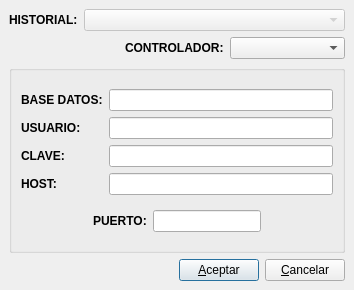
<ui version="4.0" >
 <author>José Manuel Díez Botella</author>
 <class>conexion</class>
 <widget class="QDialog" name="conexion" >
  <property name="geometry" >
   <rect>
    <x>0</x>
    <y>0</y>
    <width>354</width>
    <height>290</height>
   </rect>
  </property>
  <property name="windowTitle" >
   <string>Conexión con base de datos</string>
  </property>
  <layout class="QVBoxLayout" >
   <property name="spacing" >
    <number>6</number>
   </property>
   <property name="leftMargin" >
    <number>9</number>
   </property>
   <property name="topMargin" >
    <number>9</number>
   </property>
   <property name="rightMargin" >
    <number>9</number>
   </property>
   <property name="bottomMargin" >
    <number>9</number>
   </property>
   <item>
    <layout class="QHBoxLayout" >
     <property name="spacing" >
      <number>6</number>
     </property>
     <property name="leftMargin" >
      <number>0</number>
     </property>
     <property name="topMargin" >
      <number>0</number>
     </property>
     <property name="rightMargin" >
      <number>0</number>
     </property>
     <property name="bottomMargin" >
      <number>0</number>
     </property>
     <item>
      <widget class="QLabel" name="label" >
       <property name="font" >
        <font>
         <weight>75</weight>
         <bold>true</bold>
        </font>
       </property>
       <property name="text" >
        <string>HISTORIAL:</string>
       </property>
      </widget>
     </item>
     <item>
      <widget class="QComboBox" name="bdcomboBox" >
       <property name="enabled" >
        <bool>false</bool>
       </property>
       <property name="sizePolicy" >
        <sizepolicy vsizetype="Fixed" hsizetype="Expanding" >
         <horstretch>0</horstretch>
         <verstretch>0</verstretch>
        </sizepolicy>
       </property>
      </widget>
     </item>
    </layout>
   </item>
   <item>
    <layout class="QHBoxLayout" >
     <property name="spacing" >
      <number>6</number>
     </property>
     <property name="leftMargin" >
      <number>0</number>
     </property>
     <property name="topMargin" >
      <number>0</number>
     </property>
     <property name="rightMargin" >
      <number>0</number>
     </property>
     <property name="bottomMargin" >
      <number>0</number>
     </property>
     <item>
      <spacer>
       <property name="orientation" >
        <enum>Qt::Horizontal</enum>
       </property>
       <property name="sizeHint" >
        <size>
         <width>40</width>
         <height>20</height>
        </size>
       </property>
      </spacer>
     </item>
     <item>
      <widget class="QLabel" name="label_6" >
       <property name="font" >
        <font>
         <weight>75</weight>
         <bold>true</bold>
        </font>
       </property>
       <property name="text" >
        <string>CONTROLADOR:</string>
       </property>
      </widget>
     </item>
     <item>
      <widget class="QComboBox" name="controladorcomboBox" >
       <property name="sizePolicy" >
        <sizepolicy vsizetype="Fixed" hsizetype="Expanding" >
         <horstretch>0</horstretch>
         <verstretch>0</verstretch>
        </sizepolicy>
       </property>
      </widget>
     </item>
    </layout>
   </item>
   <item>
    <widget class="QGroupBox" name="groupBox" >
     <property name="title" >
      <string/>
     </property>
     <layout class="QVBoxLayout" >
      <item>
       <layout class="QGridLayout" >
        <item row="0" column="0" >
         <widget class="QLabel" name="label_3" >
          <property name="font" >
           <font>
            <weight>75</weight>
            <bold>true</bold>
           </font>
          </property>
          <property name="text" >
           <string>BASE DATOS:</string>
          </property>
         </widget>
        </item>
        <item row="0" column="1" >
         <widget class="QLineEdit" name="bdlineEdit" />
        </item>
        <item row="1" column="0" >
         <widget class="QLabel" name="label_2" >
          <property name="font" >
           <font>
            <weight>75</weight>
            <bold>true</bold>
           </font>
          </property>
          <property name="text" >
           <string>USUARIO:</string>
          </property>
         </widget>
        </item>
        <item row="1" column="1" >
         <widget class="QLineEdit" name="usuariolineEdit" />
        </item>
        <item row="2" column="0" >
         <widget class="QLabel" name="label_4" >
          <property name="font" >
           <font>
            <weight>75</weight>
            <bold>true</bold>
           </font>
          </property>
          <property name="text" >
           <string>CLAVE:</string>
          </property>
         </widget>
        </item>
        <item row="2" column="1" >
         <widget class="QLineEdit" name="clavelineEdit" >
          <property name="echoMode" >
           <enum>QLineEdit::Password</enum>
          </property>
         </widget>
        </item>
        <item row="3" column="0" >
         <widget class="QLabel" name="label_5" >
          <property name="font" >
           <font>
            <weight>75</weight>
            <bold>true</bold>
           </font>
          </property>
          <property name="text" >
           <string>HOST:</string>
          </property>
         </widget>
        </item>
        <item row="3" column="1" >
         <widget class="QLineEdit" name="hostlineEdit" />
        </item>
       </layout>
      </item>
      <item>
       <layout class="QHBoxLayout" >
        <item>
         <spacer>
          <property name="orientation" >
           <enum>Qt::Horizontal</enum>
          </property>
          <property name="sizeHint" >
           <size>
            <width>40</width>
            <height>20</height>
           </size>
          </property>
         </spacer>
        </item>
        <item>
         <widget class="QLabel" name="label_7" >
          <property name="font" >
           <font>
            <weight>75</weight>
            <bold>true</bold>
           </font>
          </property>
          <property name="text" >
           <string>PUERTO:</string>
          </property>
         </widget>
        </item>
        <item>
         <widget class="QLineEdit" name="puertolineEdit" />
        </item>
        <item>
         <spacer>
          <property name="orientation" >
           <enum>Qt::Horizontal</enum>
          </property>
          <property name="sizeHint" >
           <size>
            <width>40</width>
            <height>20</height>
           </size>
          </property>
         </spacer>
        </item>
       </layout>
      </item>
     </layout>
    </widget>
   </item>
   <item>
    <layout class="QHBoxLayout" >
     <property name="spacing" >
      <number>6</number>
     </property>
     <property name="leftMargin" >
      <number>0</number>
     </property>
     <property name="topMargin" >
      <number>0</number>
     </property>
     <property name="rightMargin" >
      <number>0</number>
     </property>
     <property name="bottomMargin" >
      <number>0</number>
     </property>
     <item>
      <spacer>
       <property name="orientation" >
        <enum>Qt::Horizontal</enum>
       </property>
       <property name="sizeHint" >
        <size>
         <width>40</width>
         <height>20</height>
        </size>
       </property>
      </spacer>
     </item>
     <item>
      <widget class="QPushButton" name="AceptarpushButton" >
       <property name="text" >
        <string>&amp;Aceptar</string>
       </property>
      </widget>
     </item>
     <item>
      <widget class="QPushButton" name="cancelarpushButton" >
       <property name="text" >
        <string>&amp;Cancelar</string>
       </property>
      </widget>
     </item>
    </layout>
   </item>
  </layout>
 </widget>
 <tabstops>
  <tabstop>bdcomboBox</tabstop>
  <tabstop>controladorcomboBox</tabstop>
  <tabstop>bdlineEdit</tabstop>
  <tabstop>usuariolineEdit</tabstop>
  <tabstop>clavelineEdit</tabstop>
  <tabstop>hostlineEdit</tabstop>
  <tabstop>AceptarpushButton</tabstop>
  <tabstop>cancelarpushButton</tabstop>
 </tabstops>
 <resources/>
 <connections>
  <connection>
   <sender>AceptarpushButton</sender>
   <signal>clicked()</signal>
   <receiver>conexion</receiver>
   <slot>accept()</slot>
   <hints>
    <hint type="sourcelabel" >
     <x>200</x>
     <y>291</y>
    </hint>
    <hint type="destinationlabel" >
     <x>169</x>
     <y>294</y>
    </hint>
   </hints>
  </connection>
  <connection>
   <sender>cancelarpushButton</sender>
   <signal>clicked()</signal>
   <receiver>conexion</receiver>
   <slot>reject()</slot>
   <hints>
    <hint type="sourcelabel" >
     <x>308</x>
     <y>287</y>
    </hint>
    <hint type="destinationlabel" >
     <x>322</x>
     <y>307</y>
    </hint>
   </hints>
  </connection>
 </connections>
</ui>
